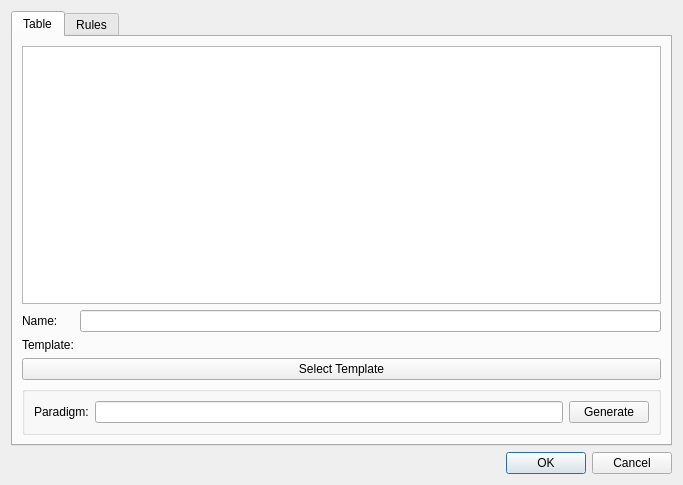
<?xml version="1.0" encoding="UTF-8"?>
<ui version="4.0">
 <class>Dialog</class>
 <widget class="QDialog" name="Dialog">
  <property name="geometry">
   <rect>
    <x>0</x>
    <y>0</y>
    <width>683</width>
    <height>485</height>
   </rect>
  </property>
  <property name="windowTitle">
   <string>Edit Table</string>
  </property>
  <property name="sizeGripEnabled">
   <bool>false</bool>
  </property>
  <layout class="QGridLayout" name="gridLayout">
   <item row="7" column="0">
    <widget class="QDialogButtonBox" name="buttonBox">
     <property name="orientation">
      <enum>Qt::Horizontal</enum>
     </property>
     <property name="standardButtons">
      <set>QDialogButtonBox::Cancel|QDialogButtonBox::Ok</set>
     </property>
    </widget>
   </item>
   <item row="1" column="0">
    <widget class="QTabWidget" name="tabWidget">
     <property name="currentIndex">
      <number>0</number>
     </property>
     <widget class="QWidget" name="tabWidgetPage1">
      <attribute name="title">
       <string>Table</string>
      </attribute>
      <layout class="QGridLayout" name="gridLayout_2">
       <item row="3" column="6">
        <widget class="QLabel" name="currentLbl">
         <property name="text">
          <string/>
         </property>
        </widget>
       </item>
       <item row="3" column="5">
        <widget class="QLabel" name="templateLbl">
         <property name="text">
          <string>Template:</string>
         </property>
        </widget>
       </item>
       <item row="1" column="5">
        <widget class="QLabel" name="nameLbl">
         <property name="text">
          <string>Name:</string>
         </property>
        </widget>
       </item>
       <item row="4" column="5" colspan="2">
        <widget class="QPushButton" name="selectBtn">
         <property name="text">
          <string>Select Template</string>
         </property>
        </widget>
       </item>
       <item row="1" column="6">
        <widget class="QLineEdit" name="nameLine"/>
       </item>
       <item row="0" column="5" colspan="2">
        <widget class="QTableWidget" name="tableWidget">
         <property name="selectionMode">
          <enum>QAbstractItemView::NoSelection</enum>
         </property>
        </widget>
       </item>
       <item row="5" column="5" colspan="2">
        <widget class="QGroupBox" name="groupBox_2">
         <property name="title">
          <string/>
         </property>
         <layout class="QGridLayout" name="gridLayout_3">
          <item row="1" column="2">
           <widget class="QPushButton" name="generateBtn">
            <property name="text">
             <string>Generate</string>
            </property>
           </widget>
          </item>
          <item row="1" column="0">
           <widget class="QLabel" name="exampleLbl">
            <property name="text">
             <string>Paradigm:</string>
            </property>
           </widget>
          </item>
          <item row="1" column="1">
           <widget class="QLineEdit" name="exampleLine"/>
          </item>
         </layout>
        </widget>
       </item>
      </layout>
     </widget>
     <widget class="QWidget" name="tab">
      <attribute name="title">
       <string>Rules</string>
      </attribute>
      <layout class="QHBoxLayout" name="horizontalLayout">
       <item>
        <widget class="QTreeView" name="treeView"/>
       </item>
      </layout>
     </widget>
    </widget>
   </item>
  </layout>
 </widget>
 <resources/>
 <connections>
  <connection>
   <sender>buttonBox</sender>
   <signal>accepted()</signal>
   <receiver>Dialog</receiver>
   <slot>accept()</slot>
   <hints>
    <hint type="sourcelabel">
     <x>248</x>
     <y>254</y>
    </hint>
    <hint type="destinationlabel">
     <x>157</x>
     <y>274</y>
    </hint>
   </hints>
  </connection>
  <connection>
   <sender>buttonBox</sender>
   <signal>rejected()</signal>
   <receiver>Dialog</receiver>
   <slot>reject()</slot>
   <hints>
    <hint type="sourcelabel">
     <x>316</x>
     <y>260</y>
    </hint>
    <hint type="destinationlabel">
     <x>286</x>
     <y>274</y>
    </hint>
   </hints>
  </connection>
 </connections>
</ui>
